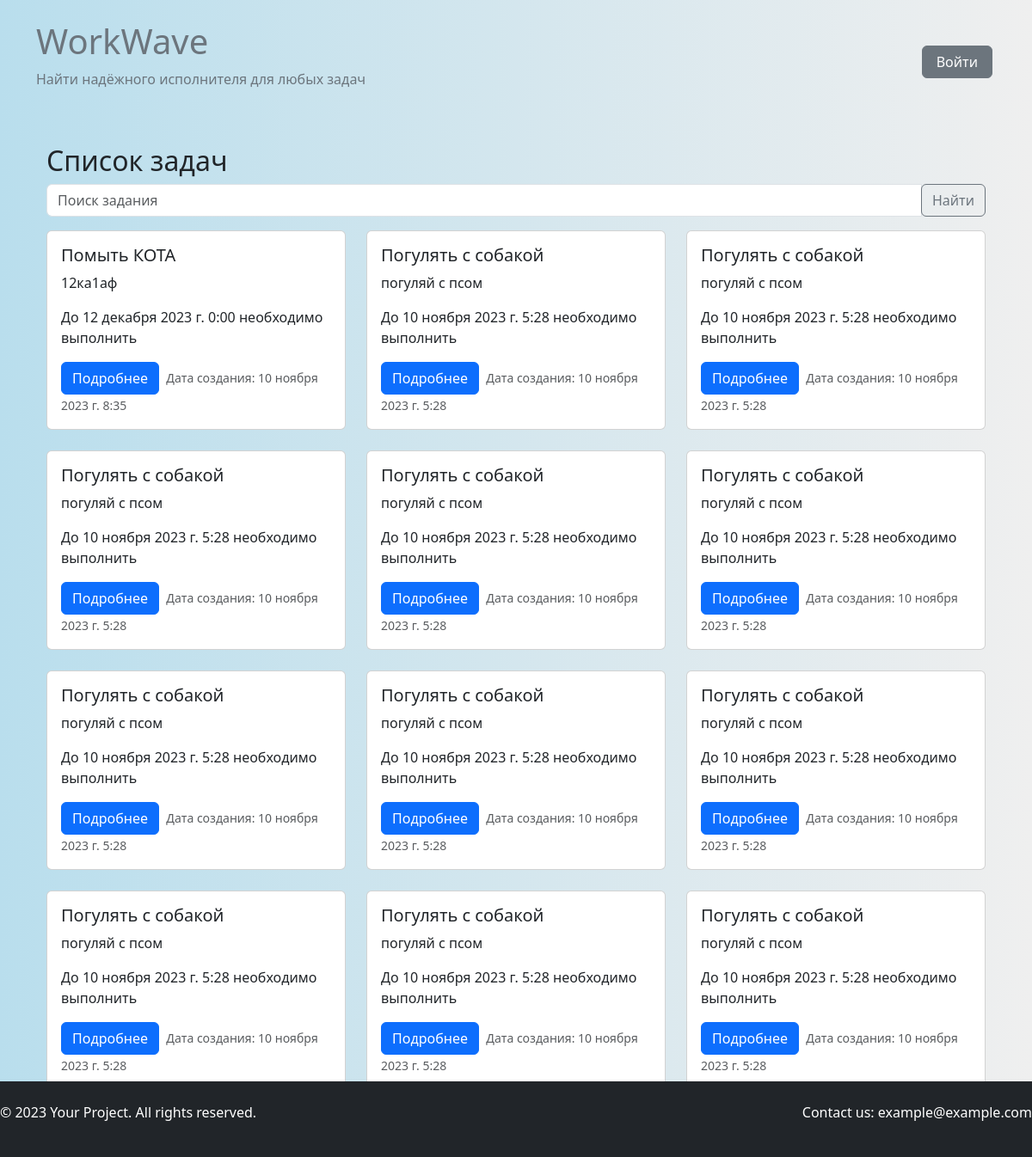
The app's page /task_list/, older data.
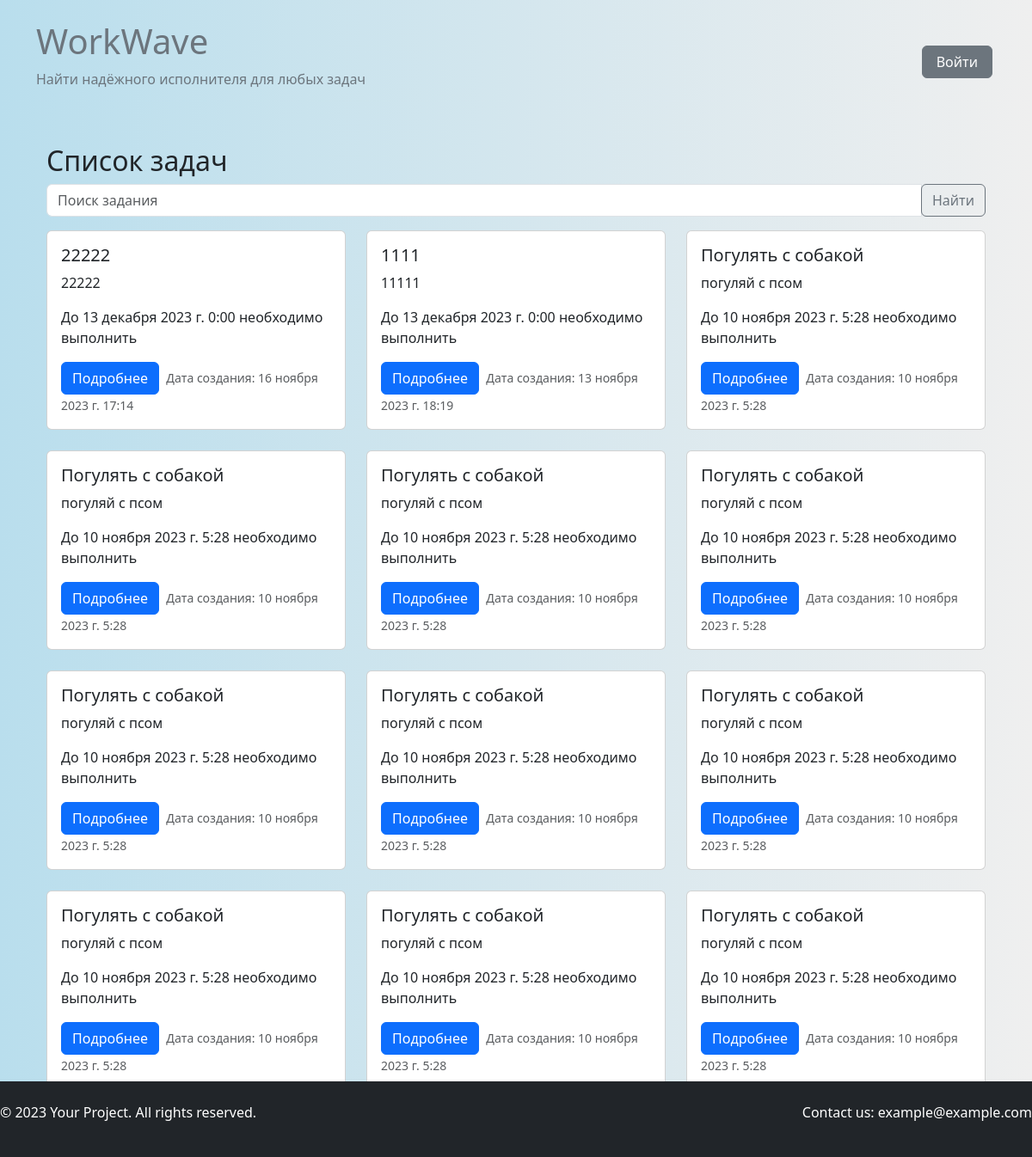
The same page, newer data.
### tasks/models.py (models this page shows, shortened)
class Task(models.Model):
    title = models.CharField(max_length=200)
    image_task = models.ImageField(upload_to='media/image_task/', null=True, blank=True)
    description = models.TextField()
    customer = models.ForeignKey(CustomUser, on_delete=models.CASCADE, related_name='customer_tasks')
    executor = models.ForeignKey(CustomUser, on_delete=models.SET_NULL, null=True, blank=True, related_name='executor_tasks')
    created_at = models.DateTimeField(auto_now_add=True)
    due_date = models.DateTimeField()
    is_completed = models.BooleanField(default=False)

### tasks/views.py (the view)
# urls.py: path('task_list/', view_tasks.task_list, name='task_list'),
def task_list(request):
    query = request.GET.get('q')
    tasks_list = Task.objects.all().order_by('-created_at')
    if query:
        tasks_list = tasks_list.filter(title__icontains=query)
    paginator = Paginator(tasks_list, 12)  # 12 задач на странице
    page = request.GET.get('page')
    tasks = paginator.get_page(page)
    context = {'tasks': tasks}
    return render(request, 'tasks/task_list.html', context)

### templates/tasks/task_list.html (shortened to what this page needs)
{% extends 'base.html' %}
{% load static %}
{% block content %}
<div class="container mt-4">
    <h2>Список задач</h2>
    <form method="get" action="{% url 'task_list' %}">
    <div class="input-group mb-3">
        <input type="text" class="form-control" placeholder="Поиск задания" name="q">
        <div class="input-group-append">
            <button class="btn btn-outline-secondary" type="submit">Найти</button>
        </div>
    </div>
</form>
    <div class="row">
        {% for task in tasks %}
        <div class="col-md-4 mb-4">
            <div class="card">
                <div class="card-body">
                    <h5 class="card-title">{{ task.title }}</h5>
                    <p class="card-text">{{ task.description }}</p>
                    <p>До {{ task.due_date }} необходимо выполнить</p>
                    <button class="btn btn-primary" data-toggle="modal" data-target="#taskModal{{ task.id }}">
                        Подробнее
                    </button>
                     <small class="text-muted m-1">Дата создания: {{ task.created_at }}</small>
                </div>
            </div>
        </div>
        {% endfor %}
    </div>
    <div class="d-flex justify-content-center">
        <ul class="pagination">
            {% for i in tasks.paginator.page_range %}
            <li class="page-item{% if i == tasks.number %} active{% endif %}">
                <a class="page-link" href="?page={{ i }}">{{ i }}</a>
            </li>
            {% endfor %}
            {% if tasks.has_next %}
            <li class="page-item"><a class="page-link" href="?page={{ tasks.next_page_number }}">Следующая</a></li>
            <li class="page-item"><a class="page-link" href="?page={{ tasks.paginator.num_pages }}">Последняя</a></li>
            {% endif %}
        </ul>
    </div>
</div>
{% endblock %}

### templates/base.html (shortened to what this page needs)
{% load static %}
<!DOCTYPE html>
<html lang="en">
<head>
    <link rel="stylesheet" href="{% static 'css/bootstrap.min.css' %}">
    <link rel="stylesheet" type="text/css" href="{% static 'css/style.css' %}">
</head>
<body>
<header class="bg-primary text-secondary py-4">
    <div class="container">
        <div class="d-flex justify-content-between align-items-center">
            <div>
                <a href="{% url 'home' %}">
                    <h1>WorkWave</h1>
                    <p>Найти надёжного исполнителя для любых задач</p>
                </a>
            </div>
            <div class="d-flex align-items-center">
                {% if user.is_authenticated %}
                <div>
                    <p class="text-secondary px-3">Добро пожаловать, {{ user.username }}</p>
                </div>
                <div class="d-flex align-items-center">
                    <a href="{% url 'profile' %}" class="btn btn-secondary px-3 m-1">Профиль</a>
                    <a href="{% url 'create_task' %}" class="btn btn-primary m-1">Создать задание</a>
                    <a href="{% url 'task_list' %}" class="btn btn-info m-1">Список заданий</a>
                    <form method="post" action="{% url 'logout' %}">
                        {% csrf_token %}
                        <button type="submit" class="btn btn-danger m-1">Выйти</button>
                    </form>
                </div>
                {% else %}
                <button class="btn btn-secondary px-3 m-1" onclick="window.location.href='{% url 'register' %}'">Войти
                </button>
                {% endif %}
            </div>
        </div>
    </div>
</header>
<div class="container mt-4">
    {% block content %}
    {% endblock %}
</div>
</body>
<footer class="bg-dark text-white py-4 fixed-bottom">
    <div a="container">
        <div class="row">
            <div class="col-md-6">
                <p>&copy; 2023 Your Project. All rights reserved.</p>
            </div>
            <div class="col-md-6 text-md-end">
                <p>Contact us: example@example.com</p>
            </div>
        </div>
    </div>
</footer>
</body>
</html>

### static/css/style.css (style rules this page uses)
body, header { background: linear-gradient(90deg, #b9deed, #efefef); }
a { color: #6c757d; text-decoration: none; transition: color 0.3s; }

Row changes from the older to the newer data that the page shows:
removed Task: title "Помыть КОТА", description "12ка1аф", due_date "12 декабря 2023 г. 0:00", created_at "10 ноября 2023 г. 8:35"
no longer on this page (row unchanged): Task: title "Погулять с собакой", description "погуляй с псом", due_date "10 ноября 2023 г. 5:28", created_at "10 ноября 2023 г. 5:28"
added Task: title "22222", description "22222", due_date "13 декабря 2023 г. 0:00", created_at "16 ноября 2023 г. 17:14"
added Task: title "1111", description "11111", due_date "13 декабря 2023 г. 0:00", created_at "13 ноября 2023 г. 18:19"
